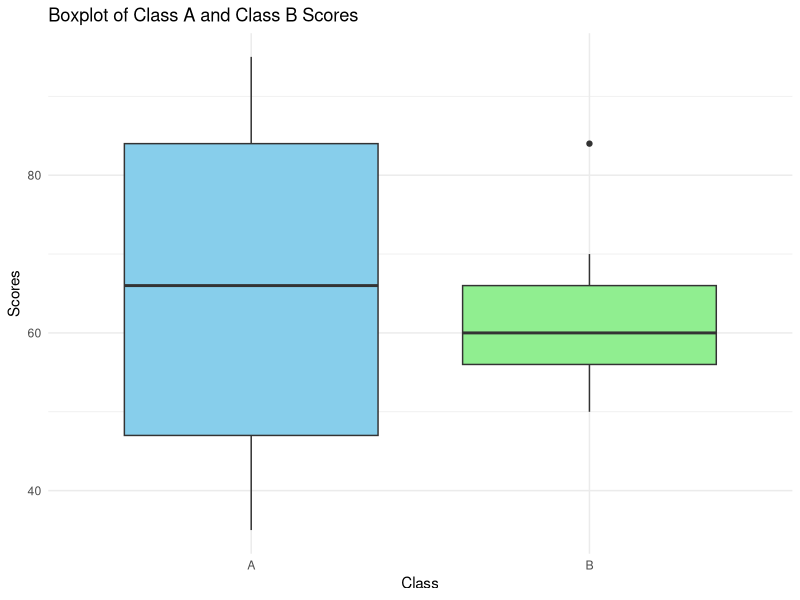

Reproduce this figure in R.
# Load necessary library for plotting
if (!require(ggplot2)) install.packages("ggplot2")
library(ggplot2)

# Class A data
class_A <- c(76, 35, 47, 64, 95, 66, 89, 36, 84)

# Class B data
class_B <- c(51, 56, 84, 60, 59, 70, 63, 66, 50)

# Function to calculate mean, median, and range
calculate_statistics <- function(data) {
  mean_value <- mean(data)
  median_value <- median(data)
  range_value <- max(data) - min(data)
  return(list(mean = mean_value, median = median_value, range = range_value))
}

# Calculate statistics for Class A
stats_A <- calculate_statistics(class_A)

# Calculate statistics for Class B
stats_B <- calculate_statistics(class_B)

# Print results
cat("Class A:\n")
cat("Mean: ", stats_A$mean, "\n")
cat("Median: ", stats_A$median, "\n")
cat("Range: ", stats_A$range, "\n\n")

cat("Class B:\n")
cat("Mean: ", stats_B$mean, "\n")
cat("Median: ", stats_B$median, "\n")
cat("Range: ", stats_B$range, "\n")

# Create a data frame for boxplot
data <- data.frame(
  Score = c(class_A, class_B),
  Class = factor(rep(c("A", "B"), each = 9))
)

# Plot boxplot
ggplot(data, aes(x = Class, y = Score)) +
  geom_boxplot(fill = c("skyblue", "lightgreen")) +
  ggtitle("Boxplot of Class A and Class B Scores") +
  ylab("Scores") +
  xlab("Class") +
  theme_minimal()

